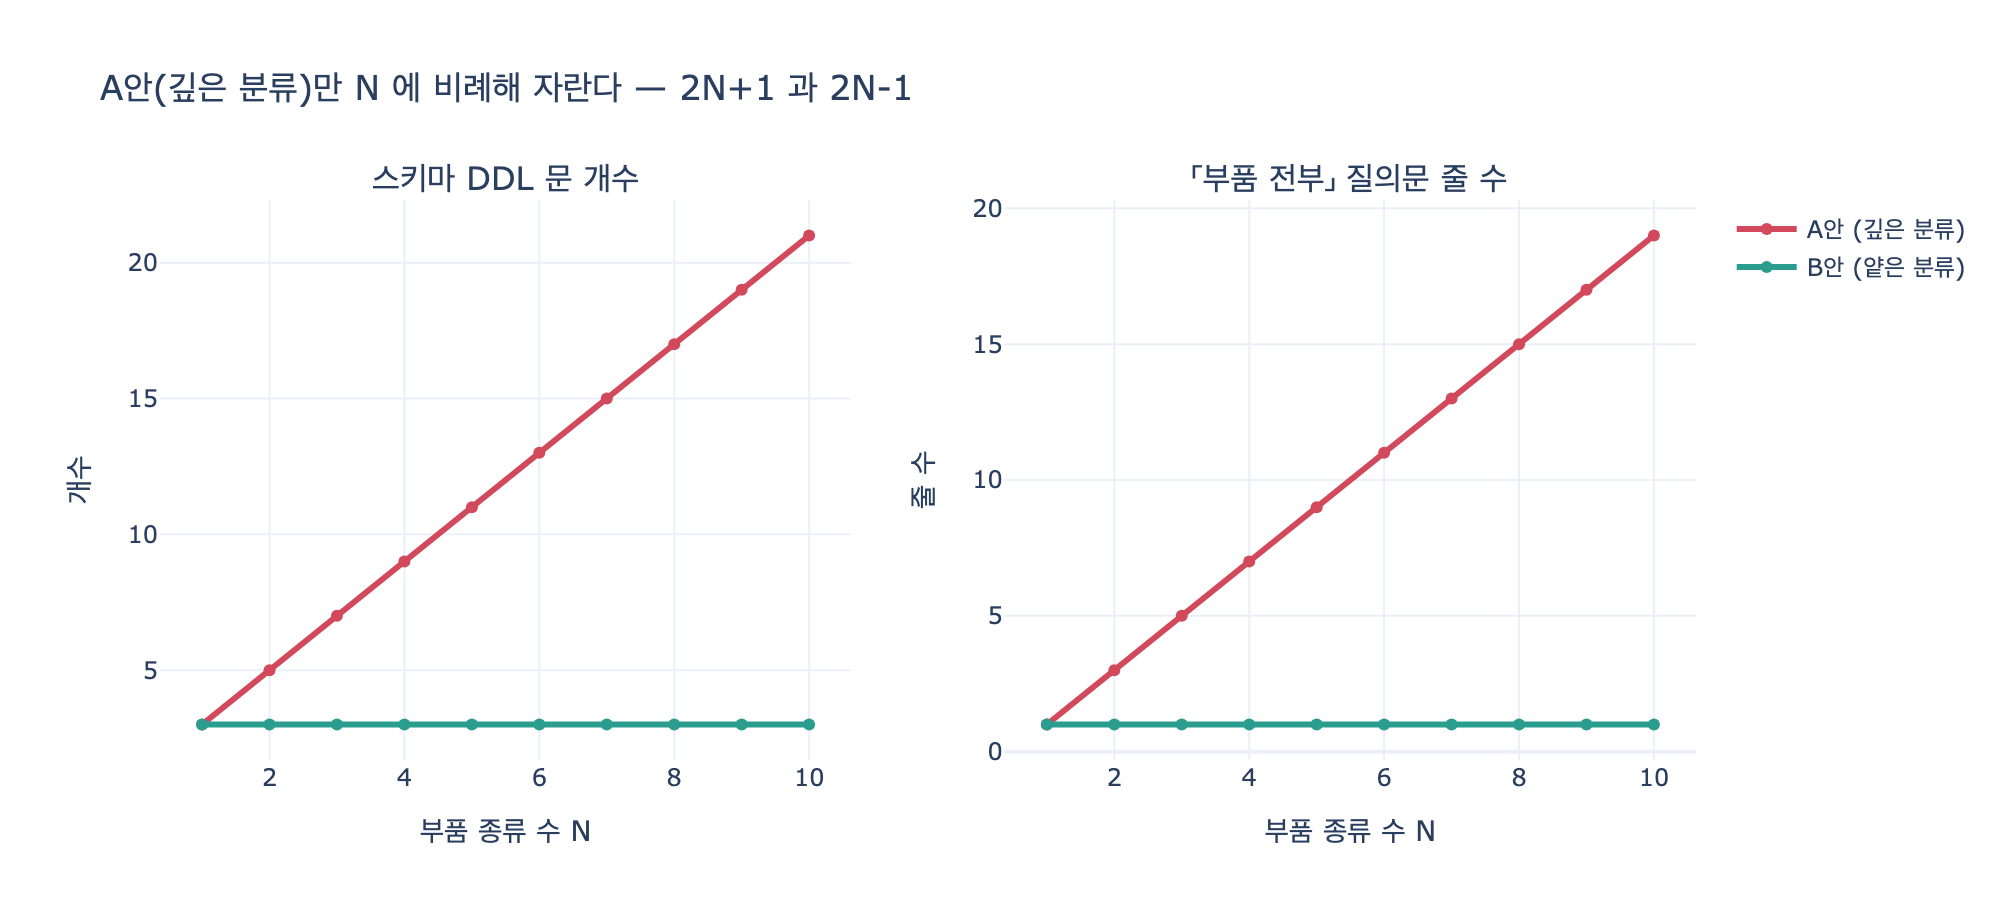

The script that drew this image:
# %% [markdown]
# # A안(깊은 분류) vs B안(얕은 분류) — 스키마와 질의문은 몇 배로 늘어나는가
#
# 12장 `ex2_deep_vs_flat.py`의 **A안(깊은 분류)** 은 이런 구조다.
#
# - `Bolt`, `Nut`, `Resistor`, `Capacitor` 를 **각각 별도의 노드 테이블**로 둔다.
# - `Product` 와의 관계도 `UsesBolt`, `UsesNut`, `UsesResistor`, `UsesCapacitor` 처럼
#   **부품 종류마다 별도의 관계 테이블**로 둔다.
#
# 반면 **B안(얕은 분류)** 은 `Part` 노드 테이블 하나에 `category` 속성을 두고,
# 관계는 `Uses` 하나만 둔다.
#
# 두 안은 「제품 P1 이 쓰는 부품 전부」라는 **같은 답**을 낸다.
# 다른 것은 답이 아니라 **비용**이다. 부품 종류 수 $N$ 에 대해 그 비용이
# 어떻게 늘어나는지를 순수 파이썬으로 스키마와 Cypher 문자열을 조립해 세어 본다.
#
# 필요 패키지: plotly, kaleido (그래프 저장용). 없어도 계산/출력 부분은 그대로 동작한다.
# kuzu 같은 DB 엔진은 쓰지 않는다 — 세는 것이 목적이므로 문자열만 만든다.

# %%
from __future__ import annotations


def _show(fig):
    try:
        from IPython import get_ipython

        if get_ipython() is not None:
            fig.show()
    except ImportError:
        pass


# 12장 예제에 나오는 부품 종류(영문 라벨, 한글 이름, category)
PART_KINDS = [
    ("Bolt", "M6 볼트", "체결"),
    ("Nut", "M6 너트", "체결"),
    ("Resistor", "10k 저항", "전자"),
    ("Capacitor", "100uF 커패시터", "전자"),
    # 여기서부터는 「나중에 늘어나는 종류」다
    ("Washer", "M6 와셔", "체결"),
    ("Rivet", "3mm 리벳", "체결"),
    ("Diode", "1N4148 다이오드", "전자"),
    ("Transistor", "2N2222 트랜지스터", "전자"),
    ("Mosfet", "N채널 MOSFET", "전자"),
    ("Screw", "M3 나사", "체결"),
]

print(f"준비된 부품 종류 수: {len(PART_KINDS)}")
# 출력: 준비된 부품 종류 수: 10


# %% [markdown]
# ## 1. A안(깊은 분류)의 스키마를 생성한다
#
# 종류 하나가 늘 때마다 **노드 테이블 1개 + 관계 테이블 1개**가 늘어난다.
#
# $$\text{A안 노드 테이블} = N + 1 \quad (\text{Product 1개 포함})$$
# $$\text{A안 관계 테이블} = N$$

# %%
def deep_schema(kinds):
    """A안 — 종류마다 노드 테이블, 종류마다 관계 테이블."""
    nodes = [
        f"CREATE NODE TABLE {k}(id STRING, name STRING, PRIMARY KEY(id))"
        for k, _, _ in kinds
    ]
    nodes.append("CREATE NODE TABLE Product(id STRING, PRIMARY KEY(id))")
    rels = [f"CREATE REL TABLE Uses{k}(FROM Product TO {k})" for k, _, _ in kinds]
    return nodes, rels


nodes4, rels4 = deep_schema(PART_KINDS[:4])
print("[A안 · N=4] 노드 테이블")
for s in nodes4:
    print("  " + s)
print("[A안 · N=4] 관계 테이블")
for s in rels4:
    print("  " + s)
# 출력:
# [A안 · N=4] 노드 테이블
#   CREATE NODE TABLE Bolt(id STRING, name STRING, PRIMARY KEY(id))
#   CREATE NODE TABLE Nut(id STRING, name STRING, PRIMARY KEY(id))
#   CREATE NODE TABLE Resistor(id STRING, name STRING, PRIMARY KEY(id))
#   CREATE NODE TABLE Capacitor(id STRING, name STRING, PRIMARY KEY(id))
#   CREATE NODE TABLE Product(id STRING, PRIMARY KEY(id))
# [A안 · N=4] 관계 테이블
#   CREATE REL TABLE UsesBolt(FROM Product TO Bolt)
#   CREATE REL TABLE UsesNut(FROM Product TO Nut)
#   CREATE REL TABLE UsesResistor(FROM Product TO Resistor)
#   CREATE REL TABLE UsesCapacitor(FROM Product TO Capacitor)


# %% [markdown]
# ## 2. B안(얕은 분류)의 스키마를 생성한다
#
# $N$ 이 아무리 커져도 그대로다. 종류는 테이블이 아니라 `category` **속성값**이 된다.
#
# $$\text{B안 노드 테이블} = 2,\qquad \text{B안 관계 테이블} = 1$$

# %%
def flat_schema(kinds):
    """B안 — Part 하나 + category 속성, Uses 하나. kinds 를 받지만 결과는 상수다."""
    nodes = [
        "CREATE NODE TABLE Part(id STRING, name STRING, category STRING, PRIMARY KEY(id))",
        "CREATE NODE TABLE Product(id STRING, PRIMARY KEY(id))",
    ]
    rels = ["CREATE REL TABLE Uses(FROM Product TO Part)"]
    return nodes, rels


fn, fr = flat_schema(PART_KINDS[:4])
for s in fn + fr:
    print("  " + s)
print(f"N=4 일 때 {len(fn + fr)}개, N=10 일 때 {len(sum(flat_schema(PART_KINDS), []))}개")
# 출력:
#   CREATE NODE TABLE Part(id STRING, name STRING, category STRING, PRIMARY KEY(id))
#   CREATE NODE TABLE Product(id STRING, PRIMARY KEY(id))
#   CREATE REL TABLE Uses(FROM Product TO Part)
# N=4 일 때 3개, N=10 일 때 3개


# %% [markdown]
# ## 3. 같은 질문을 두 안으로 각각 물어본다
#
# 질문: **「제품 P1 이 쓰는 부품 전부」**
#
# A안은 관계 테이블이 종류마다 다르므로 `MATCH` 를 종류 수만큼 쓰고 `UNION` 으로 잇는다.
#
# $$L_A(N) = N + (N-1) = 2N - 1 \ \text{줄}$$
#
# B안은 라벨이 하나뿐이라 $N$ 과 무관하게 한 줄이다.
#
# $$L_B(N) = 1 \ \text{줄}$$

# %%
def deep_query(kinds, product="P1"):
    """A안 — 종류마다 MATCH 한 줄, 사이를 UNION 으로 잇는다."""
    parts = [
        f"MATCH (p:Product {{id:'{product}'}})-[:Uses{k}]->(x:{k}) RETURN x.name AS 부품"
        for k, _, _ in kinds
    ]
    return "\nUNION\n".join(parts)


def flat_query(kinds=None, product="P1"):
    """B안 — 종류가 몇 개든 한 줄."""
    return f"MATCH (p:Product {{id:'{product}'}})-[:Uses]->(x:Part) RETURN x.name AS 부품"


def line_count(q):
    return q.strip().count("\n") + 1


print("── A안 질의문 (N=4) ──")
print(deep_query(PART_KINDS[:4]))
print("\n── B안 질의문 (N=4) ──")
print(flat_query())
print(f"\n줄 수: A안 {line_count(deep_query(PART_KINDS[:4]))} / B안 {line_count(flat_query())}")
# 출력:
# ── A안 질의문 (N=4) ──
# MATCH (p:Product {id:'P1'})-[:UsesBolt]->(x:Bolt) RETURN x.name AS 부품
# UNION
# MATCH (p:Product {id:'P1'})-[:UsesNut]->(x:Nut) RETURN x.name AS 부품
# UNION
# MATCH (p:Product {id:'P1'})-[:UsesResistor]->(x:Resistor) RETURN x.name AS 부품
# UNION
# MATCH (p:Product {id:'P1'})-[:UsesCapacitor]->(x:Capacitor) RETURN x.name AS 부품
#
# ── B안 질의문 (N=4) ──
# MATCH (p:Product {id:'P1'})-[:Uses]->(x:Part) RETURN x.name AS 부품
#
# 줄 수: A안 7 / B안 1


# %% [markdown]
# ## 4. 「와셔를 하나 추가한다」 — 고칠 곳이 몇 군데인가
#
# A안은 세 군데(노드 테이블 DDL, 관계 테이블 DDL, 질의문의 UNION 한 줄)를 고쳐야 한다.
# B안은 **행 하나를 넣으면 끝**이다. 스키마도 질의문도 그대로다.

# %%
def diff_report(before, after):
    dn_b, dr_b = deep_schema(before)
    dn_a, dr_a = deep_schema(after)
    ddl_delta = len(set(dn_a + dr_a) - set(dn_b + dr_b))
    q_delta = line_count(deep_query(after)) - line_count(deep_query(before))
    return ddl_delta, q_delta


ddl_delta, q_delta = diff_report(PART_KINDS[:4], PART_KINDS[:5])
print(f"A안: DDL {ddl_delta}개 추가, 질의문 {q_delta}줄 증가  → 고칠 곳 {ddl_delta + 1}군데")
print("  추가되는 DDL:")
for s in sorted(
    set(sum(deep_schema(PART_KINDS[:5]), [])) - set(sum(deep_schema(PART_KINDS[:4]), []))
):
    print("    " + s)
print("B안: DDL 0개 추가, 질의문 0줄 증가  → 고칠 곳 0군데")
print("  추가되는 데이터 한 줄:")
k, name, cat = PART_KINDS[4]
print(f"    CREATE (:Part {{id:'W1', name:'{name}', category:'{cat}'}})")
# 출력:
# A안: DDL 2개 추가, 질의문 2줄 증가  → 고칠 곳 3군데
#   추가되는 DDL:
#     CREATE NODE TABLE Washer(id STRING, name STRING, PRIMARY KEY(id))
#     CREATE REL TABLE UsesWasher(FROM Product TO Washer)
# B안: DDL 0개 추가, 질의문 0줄 증가  → 고칠 곳 0군데
#   추가되는 데이터 한 줄:
#     CREATE (:Part {id:'W1', name:'M6 와셔', category:'체결'})


# %% [markdown]
# ## 5. $N$ 을 1부터 10까지 늘려 가며 표로 본다
#
# | 지표 | A안 | B안 |
# |---|---|---|
# | 노드 테이블 | $N+1$ | $2$ |
# | 관계 테이블 | $N$ | $1$ |
# | 스키마 DDL 합계 | $2N+1$ | $3$ |
# | 질의문 줄 수 | $2N-1$ | $1$ |

# %%
Ns = list(range(1, len(PART_KINDS) + 1))
rows = []
for n in Ns:
    ks = PART_KINDS[:n]
    dn, dr = deep_schema(ks)
    fnn, frr = flat_schema(ks)
    rows.append(
        {
            "N": n,
            "A_ddl": len(dn) + len(dr),
            "B_ddl": len(fnn) + len(frr),
            "A_q": line_count(deep_query(ks)),
            "B_q": line_count(flat_query()),
        }
    )

print(f"{'N':>3} {'A안 DDL':>8} {'B안 DDL':>8} {'A안 질의줄':>10} {'B안 질의줄':>10}")
print("-" * 44)
for r in rows:
    print(f"{r['N']:>3} {r['A_ddl']:>8} {r['B_ddl']:>8} {r['A_q']:>10} {r['B_q']:>10}")

# 공식과 실제 생성 결과가 맞는지 검증
assert all(r["A_ddl"] == 2 * r["N"] + 1 for r in rows)
assert all(r["A_q"] == 2 * r["N"] - 1 for r in rows)
assert all(r["B_ddl"] == 3 and r["B_q"] == 1 for r in rows)
print("\n공식 검증 통과: A안 DDL=2N+1, A안 질의줄=2N-1, B안=상수")
# 출력:
#   N   A안 DDL   B안 DDL    A안 질의줄     B안 질의줄
# --------------------------------------------
#   1        3        3          1          1
#   2        5        3          3          1
#   3        7        3          5          1
#   4        9        3          7          1
#   5       11        3          9          1
#   6       13        3         11          1
#   7       15        3         13          1
#   8       17        3         15          1
#   9       19        3         17          1
#  10       21        3         19          1
#
# 공식 검증 통과: A안 DDL=2N+1, A안 질의줄=2N-1, B안=상수


# %% [markdown]
# $N=1$ 일 때는 두 안이 똑같이 3개다. **종류가 하나뿐이면 깊은 분류라는 개념 자체가 없다.**
# 갈라지는 것은 종류가 늘어나기 시작하면서이고, 그 뒤로는 A안만 선형으로 자란다.

# %% [markdown]
# ## 6. 그래프로 본다

# %%
try:
    import plotly.graph_objects as go
    from plotly.subplots import make_subplots

    fig = make_subplots(
        rows=1,
        cols=2,
        subplot_titles=("스키마 DDL 문 개수", "「부품 전부」 질의문 줄 수"),
    )
    style_a = dict(mode="lines+markers", line=dict(color="#d1495b", width=3))
    style_b = dict(mode="lines+markers", line=dict(color="#2a9d8f", width=3))

    fig.add_trace(
        go.Scatter(x=Ns, y=[r["A_ddl"] for r in rows], name="A안 (깊은 분류)", **style_a),
        row=1,
        col=1,
    )
    fig.add_trace(
        go.Scatter(x=Ns, y=[r["B_ddl"] for r in rows], name="B안 (얕은 분류)", **style_b),
        row=1,
        col=1,
    )
    fig.add_trace(
        go.Scatter(
            x=Ns, y=[r["A_q"] for r in rows], name="A안 (깊은 분류)", showlegend=False, **style_a
        ),
        row=1,
        col=2,
    )
    fig.add_trace(
        go.Scatter(
            x=Ns, y=[r["B_q"] for r in rows], name="B안 (얕은 분류)", showlegend=False, **style_b
        ),
        row=1,
        col=2,
    )
    fig.update_xaxes(title_text="부품 종류 수 N", row=1, col=1)
    fig.update_xaxes(title_text="부품 종류 수 N", row=1, col=2)
    fig.update_yaxes(title_text="개수", row=1, col=1)
    fig.update_yaxes(title_text="줄 수", row=1, col=2)
    fig.update_layout(
        title="A안(깊은 분류)만 N 에 비례해 자란다 — 2N+1 과 2N-1",
        template="plotly_white",
        width=1000,
        height=460,
    )
    _show(fig)

    import os

    png = os.path.join(os.path.dirname(os.path.abspath(__file__)), "expy.png")
    fig.write_image(png, scale=2)
    print(f"저장: {png}")
except ImportError as e:
    print(f"plotly/kaleido 없음 — 그래프 생략 ({e})")
# 출력: 저장: .../expy.png


# %% [markdown]
# ## 7. 그럼 A안은 무조건 나쁜가 — 아니다
#
# 12장의 결론은 「얕게 하라」가 아니라 **분류를 나누는 기준**에 관한 것이다.
#
# > 분류를 나누는 기준은 「다른 속성을 갖는가」이지 「다른 물건인가」가 아니다.
#
# 볼트에만 있는 속성(나사산 규격, 강도 등급)이 많고 **그 속성으로 질의한다면**
# A안이 맞다. 아래처럼 종류별 고유 속성이 있으면 B안은 `Part` 테이블에
# 대부분 NULL 인 열이 쌓이거나 스키마 없는 `props` 자루가 된다.

# %%
UNIQUE_PROPS = {
    "Bolt": ["thread_spec", "grade", "head_type"],
    "Nut": ["thread_spec", "grade"],
    "Resistor": ["ohm", "tolerance", "power_w"],
    "Capacitor": ["farad", "voltage", "dielectric"],
}
공유속성 = set.intersection(*(set(v) for v in UNIQUE_PROPS.values()))
전체속성 = set().union(*(set(v) for v in UNIQUE_PROPS.values()))
print(f"전체 속성 {len(전체속성)}개 중 모든 종류가 공유하는 속성: {len(공유속성)}개 {sorted(공유속성)}")
희소도 = 1 - sum(len(v) for v in UNIQUE_PROPS.values()) / (
    len(UNIQUE_PROPS) * len(전체속성)
)
print(f"B안 한 테이블에 다 넣을 때 NULL 비율: {희소도:.0%}")
print(
    "\nNULL 비율이 높고 그 속성으로 질의한다 → A안(쪼갠다)\n"
    "속성이 거의 같고 종류가 자주 는다      → B안(속성으로 둔다)"
)
# 출력:
# 전체 속성 9개 중 모든 종류가 공유하는 속성: 0개 []
# B안 한 테이블에 다 넣을 때 NULL 비율: 69%
#
# NULL 비율이 높고 그 속성으로 질의한다 → A안(쪼갠다)
# 속성이 거의 같고 종류가 자주 는다      → B안(속성으로 둔다)
